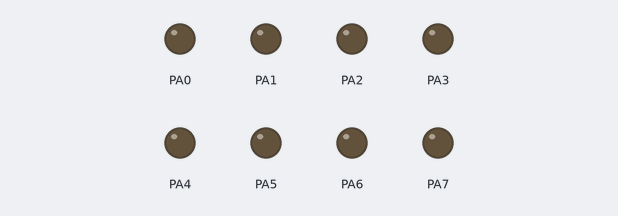
The program below on a simulated ATmega32, built with avr-gcc and emulated at 1 MHz. Parts: output pins drawn as LEDs (lit = HIGH).

Above: at 0.1 s.
At 4.0 s:
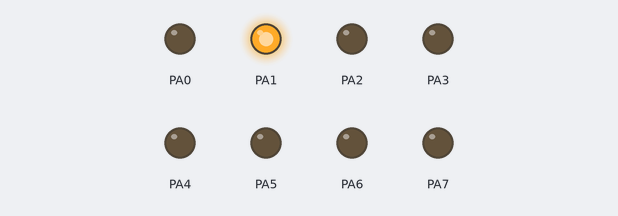
At 9.2 s:
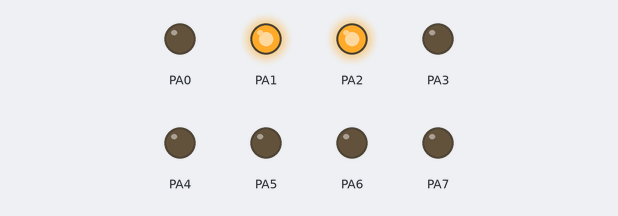
At 18.3 s:
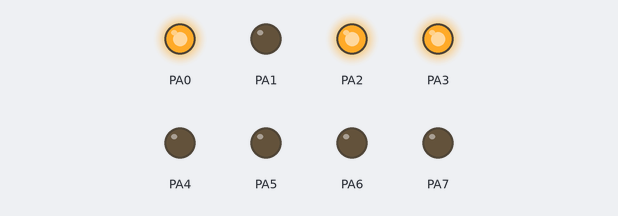
At 27.4 s:
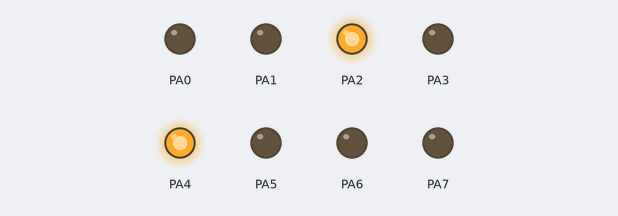
At 37.8 s:
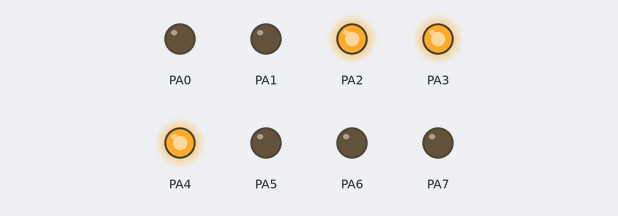
Timing chart, 0 to 40.0 s (numbered marks = the images above):
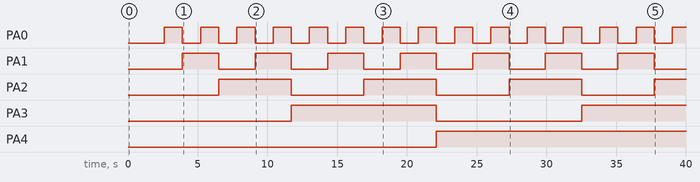

The program:

main.c
```c
/*

 * main.c
 *
 *  Created on: Oct 1, 2022
 *      Author: Mahmoud Karem Zamel
 */


#include <avr/io.h>
#include "util/delay.h"

#include "BIT_MATH.h"
#include "STD_TYPES.h"


#define SS 4
#define MOSI 5
#define MISO 6
#define SCK 7

void SPI_MasterInit(void)
{
	/* Set MOSI, SCK and SS output, all others input */
	SET_BIT(DDRB,MOSI);
	SET_BIT(DDRB,SCK);
	SET_BIT(DDRB,SS);
	/* Set MISO input */
	CLR_BIT(DDRB,MISO);

	/* Enable SPI, Master, set clock rate fck/16 */
	SET_BIT(SPCR,MSTR);
	SET_BIT(SPCR,SPR0);
	SET_BIT(SPCR,SPE);

}

u8 SPI_MasterTransmit(u8 data)
{
	/* Start transmission, Write data to SPI data register */
	SPDR = data;

	/* Waiting for transmission complete */
	while(!(SPSR & (1<<SPIF)));

	/* Return the transmitted data */
	return data;
}

int main(void)
{
	DDRA = 0xFF;

	u8 ch = 0;

	SPI_MasterInit();

	for (ch = 0; ch <=255; ch++)
	{
		_delay_ms(1000);
		PORTA = SPI_MasterTransmit(ch);
	}

	return 0;
}
```

BIT_MATH.h
```c
/*
 *<<<<<<<<<<<<<<<<<<<<<<<<<<<<<<<<<<<<<<<<<<<<    STD_MACROS.h || BIT_MATH.h    >>>>>>>>>>>>>>>>>>>>>>>>>>>>>>>>>>>>>>>>>>>>>
 *
 * Author  : Mahmoud Karem Zamel
 *  Layer  : LIB
 *
 *
 */

#ifndef BIT_MATH_H_
#define BIT_MATH_H_


#define REGISTER_SIZE 8
#define SET_BIT(reg,bit)    reg|=(1<<bit)
#define CLR_BIT(reg,bit)    reg&=(~(1<<bit))
#define TOG_BIT(reg,bit)    reg^=(1<<bit)
#define GET_BIT(reg,bit)    (reg&(1<<bit))>>bit
#define IS_BIT_SET(reg,bit)  (reg&(1<<bit))>>bit
#define IS_BIT_CLR(reg,bit)  !((reg&(1<<bit))>>bit)
#define ROR(reg,num)         reg=(reg<<(REGISTER_SIZE-num))|(reg>>(num))
#define ROL(reg,num)        reg= (reg>>(REGISTER_SIZE-num))|(reg<<(num))


#endif //BIT_MATH_H_
```

STD_TYPES.h
```c
/*
 *<<<<<<<<<<<<<<<<<<<<<<<<<<<<<<<<<<<<<<<<<<<<    STD_TYPES.h    >>>>>>>>>>>>>>>>>>>>>>>>>>>>>>>>>>>>>>>>>>>>>
 *
 *  Author : Mahmoud Karem Zamel
 *  Layer  : LIB
 *
 */


#ifndef STD_TYPES_H_
#define STD_TYPES_H_

typedef unsigned char           u8 ;
typedef unsigned short int      u16;
typedef unsigned long int       u32;
typedef unsigned long long int  u64;
typedef signed char	            s8 ;
typedef signed short int        s16;
typedef signed long int         s32;
typedef signed long long int    s64;
typedef float                   f32;
typedef double                  f64;
typedef enum
	{
		fasle,
		true,
	}bool;

#define NULL 0

/* Func States  */
#define IDLE 			0
#define BUSY			1

/* My States  */
#define OK           	0
#define NOK          	1
#define NULL_POINTER 	2
#define BUSY_STATE	 	3
#define TIMEOUT_STATE   4


#endif // STD_TYPES_H_ 
```

Measured:
- by itself, PA0: alternates HIGH for 1.3 s and LOW for 1.3 s
- by itself, PA1: alternates HIGH for 2.6 s and LOW for 2.6 s
- by itself, PA2: alternates HIGH for 5.2 s and LOW for 5.2 s
- by itself, PA3: LOW → HIGH at 11.7 s, → LOW 10.4 s later, → HIGH 10.4 s later
- by itself, PA4: LOW → HIGH at 22.1 s
